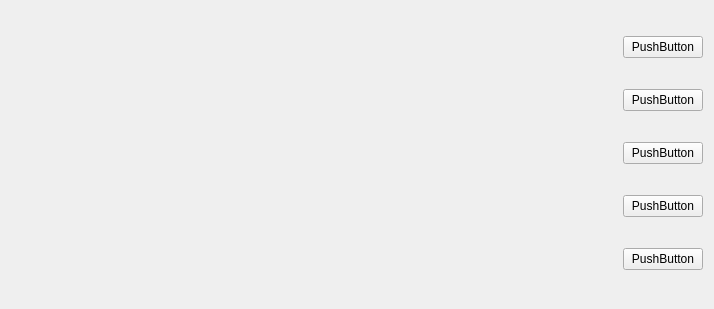
<?xml version="1.0" encoding="UTF-8"?>
<ui version="4.0">
 <class>MainWindow</class>
 <widget class="QMainWindow" name="MainWindow">
  <property name="geometry">
   <rect>
    <x>0</x>
    <y>0</y>
    <width>714</width>
    <height>309</height>
   </rect>
  </property>
  <property name="windowTitle">
   <string>MainWindow</string>
  </property>
  <widget class="QWidget" name="centralWidget">
   <layout class="QGridLayout" name="gridLayout_2">
    <item row="0" column="0">
     <widget class="MyGLWidget" name="myGLWidget" native="true">
      <property name="sizePolicy">
       <sizepolicy hsizetype="Expanding" vsizetype="Expanding">
        <horstretch>0</horstretch>
        <verstretch>0</verstretch>
       </sizepolicy>
      </property>
     </widget>
    </item>
    <item row="0" column="1">
     <layout class="QVBoxLayout" name="verticalLayout">
      <item>
       <widget class="QPushButton" name="pushButton5">
        <property name="text">
         <string>PushButton</string>
        </property>
       </widget>
      </item>
      <item>
       <widget class="QPushButton" name="pushButton1">
        <property name="text">
         <string>PushButton</string>
        </property>
       </widget>
      </item>
      <item>
       <widget class="QPushButton" name="pushButton4">
        <property name="text">
         <string>PushButton</string>
        </property>
       </widget>
      </item>
      <item>
       <widget class="QPushButton" name="pushButton2">
        <property name="text">
         <string>PushButton</string>
        </property>
       </widget>
      </item>
      <item>
       <widget class="QPushButton" name="pushButton3">
        <property name="text">
         <string>PushButton</string>
        </property>
       </widget>
      </item>
     </layout>
    </item>
   </layout>
  </widget>
 </widget>
 <layoutdefault spacing="6" margin="11"/>
 <customwidgets>
  <customwidget>
   <class>MyGLWidget</class>
   <extends>QWidget</extends>
   <header>myglwidget.h</header>
   <container>1</container>
   <slots>
    <slot>setXRotation(int)</slot>
    <slot>setYRotation(int)</slot>
    <slot>setZRotation(int)</slot>
   </slots>
  </customwidget>
 </customwidgets>
 <resources/>
 <connections/>
</ui>
